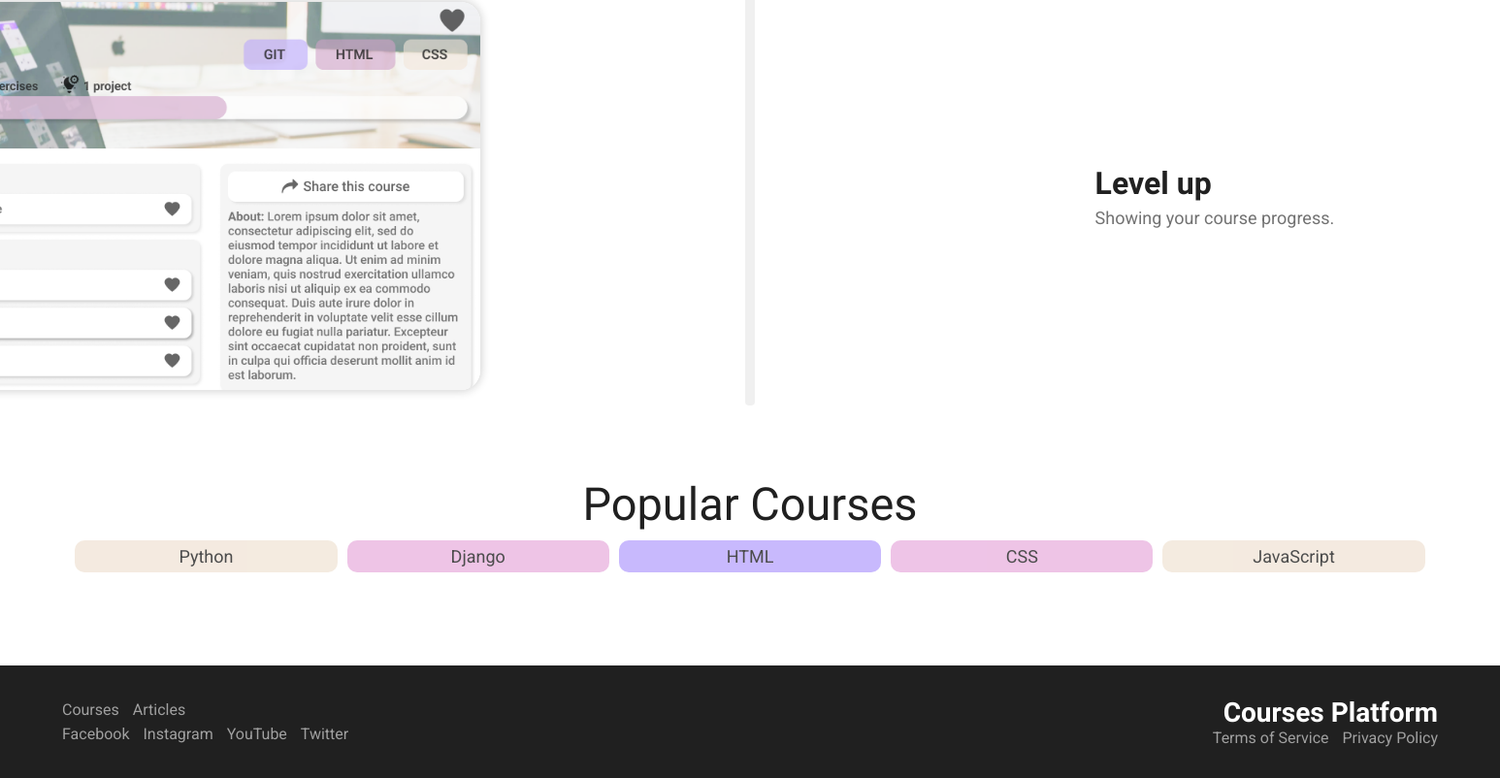
The app's page / (lower part), older data.
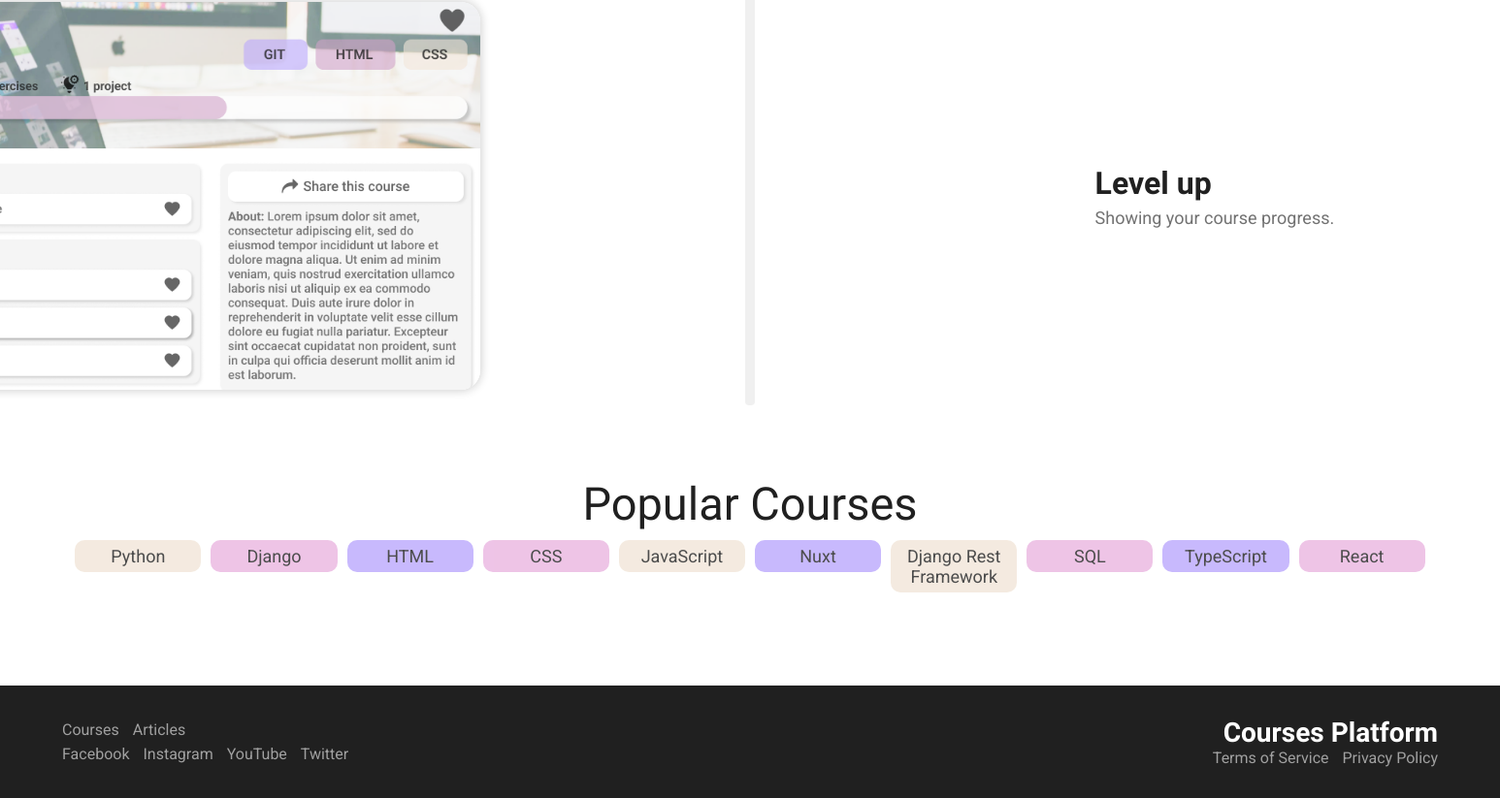
The same page, newer data.
### course/models.py (models this page shows, shortened)
class Tag(models.Model):
    name = models.CharField(max_length=100)

### user/views/main.py (the view)
# urls.py: path('', main.dashboard, name='dashboard'),
def dashboard(request):
    if request.user.is_authenticated:
        courses = []
        for course in Course.objects.all():
            if len(courses) < 3:
                if request.user in course.users_who_registered.all():
                    courses.append(course)
        return render(request, 'auth/dashboard.html', {
            'courses': courses,
        })
    else:
        tags = Tag.objects.filter(course__isnull=False).distinct()
        return render(request, 'auth/index.html', {
            'tags': tags,
        })

### user/templates/auth/index.html (shortened to what this page needs)
{% include 'main.html' %}
{% block title %}
    <link rel="stylesheet" href="/static/css/index.css">
{% endblock title %}
{% block content %}
<div class="content">
    <div class="about">
        <div class="about__content">
            <div class="about__content__line">
            </div>
            <div class="about__content__left">
                <div class="card card3">
                    <img src="/static/media/index/image2.png" alt="image 3">
                </div>
                <div class="card__desc">
                    <h2>Level up</h2>
                    <p>Showing your course progress.</p>
                </div>
            </div>
        </div>
    </div>
</div>
<div class="collection">
    <div class="title">Popular Courses</div>
   <div class="collection__titles">
    {% for tag in tags %}
        <div class="tag" style="background-color: {% if forloop.counter|divisibleby:3 %}#BBA8FD{% elif forloop.counter|divisibleby:2 %}#EAB6E1{% else %}#F2E6D9{% endif %}">
            {{ tag.name }}
        </div>
    {% endfor %}
   </div>
   <div class="page__content__courses" id='ShowAllCourses'></div>
</div>
<footer class="footer">
    <div class="footer__left">
        <div class="">
            <a href="/courses">Courses</a>
            <a href="/articles">Articles</a>
        </div>
        <div class="">
            <a href="">Facebook</a>
            <a href="">Instagram</a>
            <a href="">YouTube</a>
            <a href="">Twitter</a>
        </div>
    </div>
    <div class="footer__right">
        <div class="">
            <h2>Courses Platform</h2>
        </div>
        <div class="">
            <a href="/terms-of-service">Terms of Service</a>
            <a href="/privacy-policy">Privacy Policy</a>
        </div>
    </div>
</footer>
{% endblock content %}

Row changes from the older to the newer data that the page shows:
added Tag: name "Nuxt"
added Tag: name "Django Rest Framework"
added Tag: name "SQL"
now on this page (row unchanged): Tag: name "TypeScript"
now on this page (row unchanged): Tag: name "React"
